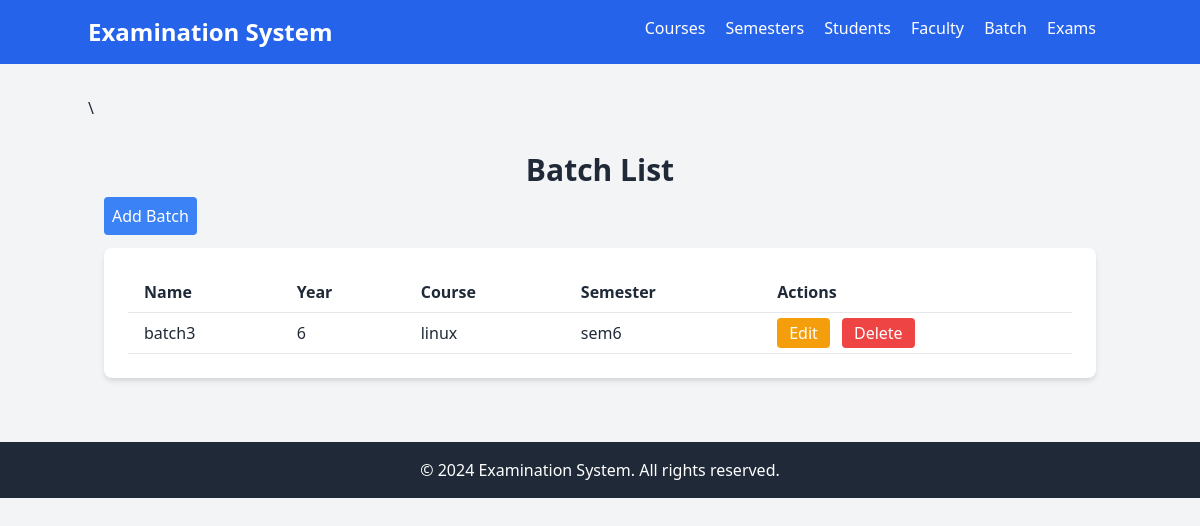
Page /batch/ on the committed database.
### exam/models.py (models this page shows, shortened)
class Batch(models.Model):
    name = models.CharField(max_length=100)  # e.g., "2024 - CS101"
    year = models.IntegerField()
    course = models.ForeignKey(Course, on_delete=models.CASCADE)
    semester = models.ForeignKey('Semester', on_delete=models.CASCADE)  # Adjust if 'Semester' is in a different app

class Course(models.Model):
    code = models.CharField(max_length=10, unique=True)
    title = models.CharField(max_length=100)
    credit_hours = models.IntegerField()
    semester = models.ForeignKey(Semester, on_delete=models.CASCADE)
    faculties = models.ManyToManyField(Faculty)
    def __str__(self):
        return self.title

class Semester(models.Model):
    name = models.CharField(max_length=100)
    start_date = models.DateField()
    end_date = models.DateField()

### exam/views.py (the view)
# urls.py: path('batch/', views.batch_list, name='batch_list'),
def batch_list(request):
    batches = Batch.objects.all()
    return render(request, 'batch/batch_list.html', {'batches': batches})

### exam/templates/batch/batch_list.html
{% extends "layout.html" %}
{% block content %}\
<div class="container mx-auto px-4 py-8">
    <div class="text-center mb-4">
        <h1 class="text-3xl font-bold">Batch List</h1>
    </div>
    <div class="mb-5">
        <a href="{% url 'batch_create' %}" class="p-2 bg-blue-500 text-white rounded">Add Batch</a>
    </div>
    <div class="bg-white shadow-md rounded-lg p-6">
        <table class="min-w-full bg-white">
            <thead>
                <tr>
                    <th class="py-2 px-4 border-b text-left">Name</th>
                    <th class="py-2 px-4 border-b text-left">Year</th>
                    <th class="py-2 px-4 border-b text-left">Course</th>
                    <th class="py-2 px-4 border-b text-left">Semester</th>
                    <th class="py-2 px-4 border-b text-left">Actions</th>
                </tr>
            </thead>
            <tbody>
                {% for batch in batches %}
                <tr>
                    <td class="py-2 px-4 border-b">{{ batch.name }}</td>
                    <td class="py-2 px-4 border-b">{{ batch.year }}</td>
                    <td class="py-2 px-4 border-b">{{ batch.course }}</td>
                    <td class="py-2 px-4 border-b">{{ batch.semester.name }}</td>
                    <td class="py-2 px-4 border-b">
                        <a href="{% url 'batch_update' batch.pk %}" class="bg-yellow-500 text-white py-1 px-3 rounded hover:bg-yellow-600">Edit</a>
                        <a href="{% url 'batch_delete' batch.pk %}" class="bg-red-500 text-white py-1 px-3 rounded hover:bg-red-600 ml-2">Delete</a>
                    </td>
                </tr>
                {% empty %}
                <tr>
                    <td colspan="5" class="py-2 px-4 border-b text-center">No batches found</td>
                </tr>
                {% endfor %}
            </tbody>
        </table>
    </div>
</div>
{% endblock  %}

### rows in the picture
Batch: name "batch3", year "6", course "linux", semester.name "sem6"
